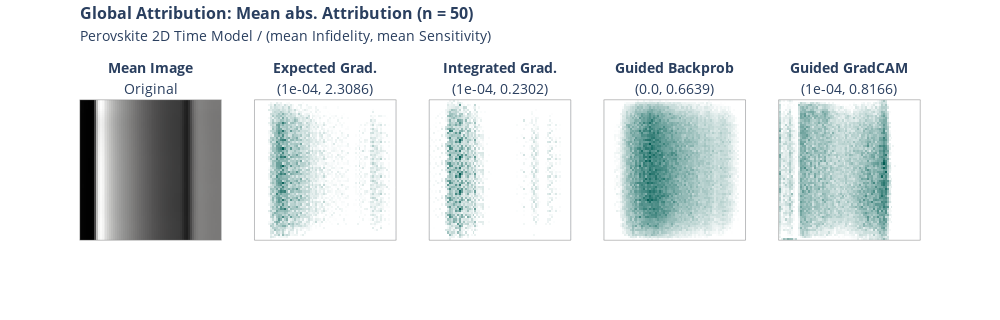

Write notebook code for a chart like this one.
### Code cell
import plotly.graph_objects as go
import plotly.express as px
from plotly.subplots import make_subplots

def format_title(title, subtitle=None,font_size=16, subtitle_font_size=14):
    title = f'<span style="font-size: {font_size}px;"><b>{title}</b></span>'
    if not subtitle:
        return title
    subtitle = f'<span style="font-size: {subtitle_font_size}px;">{subtitle}</span>'
    return f'{title}<br>{subtitle}'



colors = [(0, "#ffffff"),(0.2, "#ffffff"), (1, "#005C53")]

x = x_batch.mean(0)

fig = make_subplots(rows=1, 
                    cols=5,
                    vertical_spacing = 0.1,
                    subplot_titles=(format_title("Mean Image", "Original",font_size=14),
                    format_title("Expected Grad.","(" + str(np.round(infid_eg.numpy(),4)) + ", " + str(np.round(sens_eg.numpy(),4)) + ")",font_size=14), 
                    format_title("Integrated Grad.", "(" + str(np.round(infid_ig.numpy(),4)) + ", " + str(np.round(sens_ig.numpy(),4)) + ")",font_size=14),
                    format_title("Guided Backprob", "(" + str(np.round(infid_gbp.numpy(),4)) + ", " + str(np.round(sens_gbp.numpy(),4)) + ")",font_size=14),
                    format_title("Guided GradCAM", "(" + str(np.round(infid_ggc.numpy(),4)) + ", " + str(np.round(sens_ggc.numpy(),4)) + ")",font_size=14),
                    ))

fig.add_trace(go.Heatmap(z = x.numpy().sum(0), colorscale="gray", showscale=False), row=1, col=1)
fig.add_trace(go.Heatmap(z = attr_eg.numpy().squeeze().sum(0),colorscale=colors, showscale=False), row=1, col=2)
fig.add_trace(go.Heatmap(z = attr_ig.numpy().squeeze().sum(0),colorscale=colors, showscale=False), row=1, col=3)
fig.add_trace(go.Heatmap(z = attr_gbp.numpy().squeeze().sum(0),colorscale=colors, showscale=False), row=1, col=4)
fig.add_trace(go.Heatmap(z = attr_ggc.numpy().squeeze().sum(0),colorscale=colors, showscale=False), row=1, col=5)

fig.update_yaxes(autorange='reversed', showticklabels = False)
fig.update_xaxes(showticklabels = False)

fig.update_layout(
    title= format_title("Global Attribution: Mean abs. Attribution (n = " + str(batch_size) + ")",
    "Perovskite 2D Time Model / (mean Infidelity, mean Sensitivity)"),
    title_y = 0.94,
    title_x = 0.08,
    height=320, width=1000
)

fig.update_xaxes(showline=True, linewidth=0.5, linecolor='grey', mirror=True)
fig.update_yaxes(showline=True, linewidth=0.5, linecolor='grey', mirror=True)

fig.write_image("xai/images/2D_time/2D_cmp_global.png", scale=2)

fig.show()

### Figure 1 — Plotly figure (JSON) as saved in the notebook; plotly's stock layout.template omitted (floating-point values rounded to 4 significant figures; data arrays with more than 128 entries replaced by an {"elided": "..."} marker saying what was removed)
{"data": [{"colorscale": [[0, "rgb(0, 0, 0)"], [0.09091, "rgb(16, 16, 16)"], [0.1818, "rgb(38, 38, 38)"], [0.2727, "rgb(59, 59, 59)"], [0.3636, "rgb(81, 80, 80)"], [0.4545, "rgb(102, 101, 101)"], [0.5455, "rgb(124, 123, 122)"], [0.6364, "rgb(146, 146, 145)"], [0.7273, "rgb(171, 171, 170)"], [0.8182, "rgb(197, 197, 195)"], [0.9091, "rgb(224, 224, 223)"], [1, "rgb(254, 254, 253)"]], "showscale": false, "type": "heatmap", "xaxis": "x", "yaxis": "y", "z": {"elided": "65x72 float values"}}, {"colorscale": [[0, "#ffffff"], [0.2, "#ffffff"], [1, "#005C53"]], "showscale": false, "type": "heatmap", "xaxis": "x2", "yaxis": "y2", "z": {"elided": "65x72 float values"}}, {"colorscale": [[0, "#ffffff"], [0.2, "#ffffff"], [1, "#005C53"]], "showscale": false, "type": "heatmap", "xaxis": "x3", "yaxis": "y3", "z": {"elided": "65x72 float values"}}, {"colorscale": [[0, "#ffffff"], [0.2, "#ffffff"], [1, "#005C53"]], "showscale": false, "type": "heatmap", "xaxis": "x4", "yaxis": "y4", "z": {"elided": "65x72 float values"}}, {"colorscale": [[0, "#ffffff"], [0.2, "#ffffff"], [1, "#005C53"]], "showscale": false, "type": "heatmap", "xaxis": "x5", "yaxis": "y5", "z": {"elided": "65x72 float values"}}], "layout": {"annotations": [{"font": {"size": 16}, "showarrow": false, "text": "<span style=\"font-size: 14px;\"><b>Mean Image</b></span><br><span style=\"font-size: 14px;\">Original</span>", "x": 0.084, "xanchor": "center", "xref": "paper", "y": 1, "yanchor": "bottom", "yref": "paper"}, {"font": {"size": 16}, "showarrow": false, "text": "<span style=\"font-size: 14px;\"><b>Expected Grad.</b></span><br><span style=\"font-size: 14px;\">(1e-04, 2.3086)</span>", "x": 0.292, "xanchor": "center", "xref": "paper", "y": 1, "yanchor": "bottom", "yref": "paper"}, {"font": {"size": 16}, "showarrow": false, "text": "<span style=\"font-size: 14px;\"><b>Integrated Grad.</b></span><br><span style=\"font-size: 14px;\">(1e-04, 0.2302)</span>", "x": 0.5, "xanchor": "center", "xref": "paper", "y": 1, "yanchor": "bottom", "yref": "paper"}, {"font": {"size": 16}, "showarrow": false, "text": "<span style=\"font-size: 14px;\"><b>Guided Backprob</b></span><br><span style=\"font-size: 14px;\">(0.0, 0.6639)</span>", "x": 0.708, "xanchor": "center", "xref": "paper", "y": 1, "yanchor": "bottom", "yref": "paper"}, {"font": {"size": 16}, "showarrow": false, "text": "<span style=\"font-size: 14px;\"><b>Guided GradCAM</b></span><br><span style=\"font-size: 14px;\">(1e-04, 0.8166)</span>", "x": 0.916, "xanchor": "center", "xref": "paper", "y": 1, "yanchor": "bottom", "yref": "paper"}], "height": 320, "title": {"text": "<span style=\"font-size: 16px;\"><b>Global Attribution: Mean abs. Attribution (n = 50)</b></span><br><span style=\"font-size: 14px;\">Perovskite 2D Time Model / (mean Infidelity, mean Sensitivity)</span>", "x": 0.08, "y": 0.94}, "width": 1000, "xaxis": {"anchor": "y", "domain": [0, 0.168], "linecolor": "grey", "linewidth": 0.5, "mirror": true, "showline": true, "showticklabels": false}, "xaxis2": {"anchor": "y2", "domain": [0.208, 0.376], "linecolor": "grey", "linewidth": 0.5, "mirror": true, "showline": true, "showticklabels": false}, "xaxis3": {"anchor": "y3", "domain": [0.416, 0.584], "linecolor": "grey", "linewidth": 0.5, "mirror": true, "showline": true, "showticklabels": false}, "xaxis4": {"anchor": "y4", "domain": [0.624, 0.792], "linecolor": "grey", "linewidth": 0.5, "mirror": true, "showline": true, "showticklabels": false}, "xaxis5": {"anchor": "y5", "domain": [0.832, 1], "linecolor": "grey", "linewidth": 0.5, "mirror": true, "showline": true, "showticklabels": false}, "yaxis": {"anchor": "x", "autorange": "reversed", "domain": [0, 1], "linecolor": "grey", "linewidth": 0.5, "mirror": true, "showline": true, "showticklabels": false}, "yaxis2": {"anchor": "x2", "autorange": "reversed", "domain": [0, 1], "linecolor": "grey", "linewidth": 0.5, "mirror": true, "showline": true, "showticklabels": false}, "yaxis3": {"anchor": "x3", "autorange": "reversed", "domain": [0, 1], "linecolor": "grey", "linewidth": 0.5, "mirror": true, "showline": true, "showticklabels": false}, "yaxis4": {"anchor": "x4", "autorange": "reversed", "domain": [0, 1], "linecolor": "grey", "linewidth": 0.5, "mirror": true, "showline": true, "showticklabels": false}, "yaxis5": {"anchor": "x5", "autorange": "reversed", "domain": [0, 1], "linecolor": "grey", "linewidth": 0.5, "mirror": true, "showline": true, "showticklabels": false}}}
